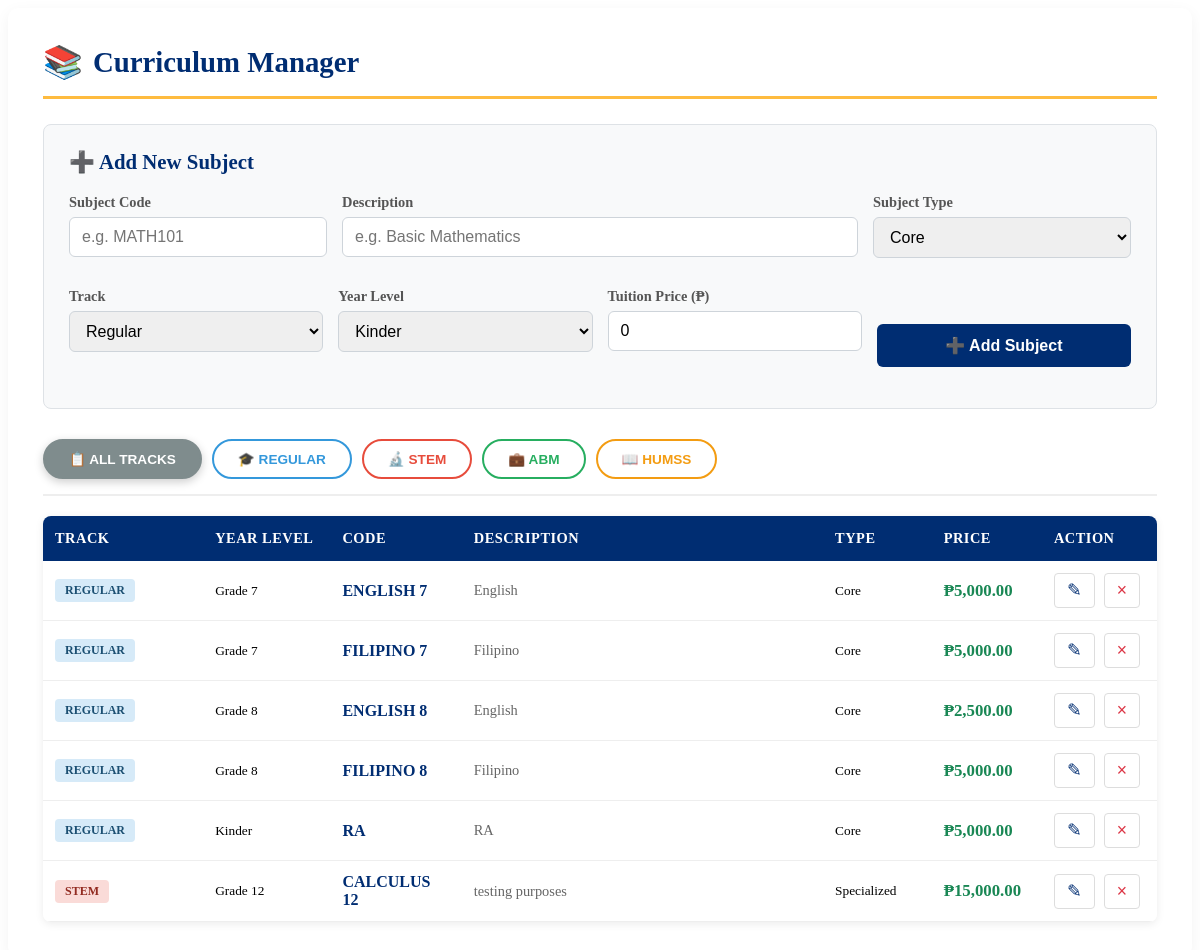
/admin/curriculum.php (signed in), run on the app's committed database.
### tables this page shows
CREATE TABLE `subjects` (
  `id` int(11) NOT NULL,
  `code` varchar(20) NOT NULL,
  `description` varchar(100) NOT NULL,
  `year_level` varchar(20) NOT NULL,
  `track` varchar(50) DEFAULT 'Regular',
  `type` enum('Core','Applied','Specialized') DEFAULT 'Core',
  `price` decimal(10,2) DEFAULT 0.00
);

### admin/curriculum.php (the view, shortened to what this page needs)
<?php
try {
    $pdo = new PDO("mysql:host=localhost;dbname=portal;charset=utf8mb4", "root", "");
    $pdo->setAttribute(PDO::ATTR_ERRMODE, PDO::ERRMODE_EXCEPTION);
} catch(PDOException $e) { die("DB Error"); }
$edit_mode = false; $curr = [];
$subjects = $pdo->query("SELECT * FROM subjects ORDER BY track, year_level, code ASC")->fetchAll(PDO::FETCH_ASSOC);
?>
<div class="form-card">
    <h2 class="page-title">Curriculum Manager</h2>
    <div class="form-section <?php echo $edit_mode ? 'edit-mode' : ''; ?>">
        <h3><?php echo $edit_mode ? '✏️ Edit Subject' : '➕ Add New Subject'; ?></h3>
        <form method="POST" onsubmit="event.preventDefault(); submitForm(this, 'curriculum.php');">
            <div class="form-grid-3">
                <div class="form-group">
                    <label>Subject Code</label>
                    <input type="text" name="code" value="<?php echo $curr['code']??''; ?>" placeholder="e.g. MATH101" required>
                </div>
                <div class="form-group">
                    <label>Description</label>
                    <input type="text" name="description" value="<?php echo $curr['description']??''; ?>" placeholder="e.g. Basic Mathematics" required>
                </div>
                <div class="form-group">
                    <label>Subject Type</label>
                    <select name="type">
                        <option <?php if(($curr['type']??'')=='Core') echo 'selected'; ?>>Core</option>
                    </select>
                </div>
            </div>
            <div class="form-grid-4">
                <div class="form-group">
                    <label>Track</label>
                    <select name="track">
                        <option <?php if(($curr['track']??'')=='Regular') echo 'selected'; ?>>Regular</option>
                    </select>
                </div>
                <div class="form-group">
                    <label>Year Level</label>
                    <select name="year_level">
                        <option <?php if(($curr['year_level']??'')=='Kinder') echo 'selected'; ?>>Kinder</option>
                    </select>
                </div>
                <div class="form-group">
                    <label>Tuition Price (₱)</label>
                    <input type="number" name="price" value="<?php echo $curr['price']??'0'; ?>" placeholder="0.00" step="0.01" required>
                </div>
                <div style="align-self:end;">
                    <button type="submit" class="btn-save">
                        <?php echo $edit_mode ? '💾 Save Changes' : '➕ Add Subject'; ?>
                    </button>
                </div>
            </div>
        </form>
    </div>
    <div class="filter-container">
        <button class="filter-btn filter-all active" onclick="filterTrack('all', this)">
            📋 All Tracks
        </button>
        <button class="filter-btn filter-regular" onclick="filterTrack('Regular', this)">
            🎓 Regular
        </button>
        <button class="filter-btn filter-stem" onclick="filterTrack('STEM', this)">
            🔬 STEM
        </button>
        <button class="filter-btn filter-abm" onclick="filterTrack('ABM', this)">
            💼 ABM
        </button>
        <button class="filter-btn filter-humss" onclick="filterTrack('HUMSS', this)">
            📖 HUMSS
        </button>
    </div>
    <div class="table-container">
        <table class="curr-table">
            <thead>
                <tr>
                    <th style="width:15%;">Track</th>
                    <th style="width:12%;">Year Level</th>
                    <th style="width:12%;">Code</th>
                    <th style="width:35%;">Description</th>
                    <th style="width:10%;">Type</th>
                    <th style="width:10%;">Price</th>
                    <th style="width:6%;">Action</th>
                </tr>
            </thead>
            <tbody id="subject-tbody">
                <?php if(empty($subjects)): ?>
                    <tr><td colspan="7" class="no-data">No subjects found. Add one above!</td></tr>
                <?php else: ?>
                    <?php foreach($subjects as $s): ?>
                    <tr data-track="<?php echo htmlspecialchars($s['track']); ?>">
                        <td>
                            <span class="track-badge badge-<?php echo strtolower($s['track']); ?>">
                                <?php echo htmlspecialchars($s['track']); ?>
                            </span>
                        </td>
                        <td><small><?php echo htmlspecialchars($s['year_level']); ?></small></td>
                        <td><span class="subject-code"><?php echo htmlspecialchars($s['code']); ?></span></td>
                        <td><span class="subject-desc"><?php echo htmlspecialchars($s['description']); ?></span></td>
                        <td><small><?php echo htmlspecialchars($s['type']); ?></small></td>
                        <td class="price-cell">₱<?php echo number_format($s['price'], 2); ?></td>
                        <td style="white-space:nowrap;">
                            <button class="action-btn edit" onclick="loadZone('curriculum.php?edit_id=<?php echo $s['id']; ?>')" title="Edit">✎</button>
                            <button class="action-btn delete" onclick="deleteSubject(<?php echo $s['id']; ?>)" title="Delete">×</button>
                        </td>
                    </tr>
                    <?php endforeach; ?>
                <?php endif; ?>
            </tbody>
        </table>
    </div>
</div>

### admin/curriculum.php (style rules this page uses)
.form-card { max-width: 1200px; margin: 0 auto; background: #fff; padding: 35px; border-radius: 10px; box-shadow: 0 4px 15px rgba(0,0,0,0.05); }
.page-title { color: #002D72; border-bottom: 3px solid #febb3f; padding-bottom: 15px; margin-top: 0; margin-bottom: 25px; font-size: 1.8rem; display: flex; align-items: center; gap: 10px; }
.page-title::before { content: "📚"; font-size: 2rem; }
.form-section { background: #f8f9fa; padding: 25px; border-radius: 8px; margin-bottom: 30px; border: 1px solid #dee2e6; transition: all 0.3s; }
.form-section h3 { margin-top: 0; margin-bottom: 20px; color: #002D72; font-size: 1.3rem; display: flex; align-items: center; gap: 8px; }
.form-group { margin-bottom: 15px; }
.form-group label { display: block; font-weight: 600; color: #555; margin-bottom: 6px; font-size: 0.9rem; }
.form-group input, .form-group select { width: 100%; padding: 10px 12px; border: 1px solid #ced4da; border-radius: 6px; font-size: 1rem; box-sizing: border-box; transition: border-color 0.2s, box-shadow 0.2s; }
.form-grid-3 { display: grid; grid-template-columns: 1fr 2fr 1fr; gap: 15px; margin-bottom: 15px; }
.form-grid-4 { display: grid; grid-template-columns: 1fr 1fr 1fr 1fr; gap: 15px; }
.btn-save { background: #002D72; color: white; padding: 12px 24px; border: none; border-radius: 6px; cursor: pointer; font-weight: 600; font-size: 1rem; transition: all 0.2s; width: 100%; }
.filter-container { display: flex; gap: 10px; margin-bottom: 20px; flex-wrap: wrap; padding-bottom: 15px; border-bottom: 2px solid #eee; }
.filter-btn { padding: 10px 24px; border: 2px solid #ccc; background: white; color: #555; border-radius: 25px; cursor: pointer; font-weight: 700; font-size: 0.85rem; transition: all 0.2s; text-transform: uppercase; }
.filter-btn.active { color: white; box-shadow: 0 3px 10px rgba(0,0,0,0.2); }
.filter-all { border-color: #7f8c8d; color: #7f8c8d; }
.filter-all:hover, .filter-all.active { background: #7f8c8d; color: white; border-color: #7f8c8d; }
.filter-regular { border-color: #3498db; color: #3498db; }
.filter-stem { border-color: #e74c3c; color: #e74c3c; }
.filter-abm { border-color: #27ae60; color: #27ae60; }
.filter-humss { border-color: #f39c12; color: #f39c12; }
.table-container { overflow-x: auto; border-radius: 8px; box-shadow: 0 2px 8px rgba(0,0,0,0.08); }
.curr-table { width: 100%; border-collapse: collapse; background: white; }
.curr-table thead tr { background: #002D72; color: white; }
.curr-table th { padding: 14px 12px; text-align: left; font-weight: 600; font-size: 0.9rem; text-transform: uppercase; letter-spacing: 0.5px; }
.curr-table td { padding: 12px; border-bottom: 1px solid #eee; }
.curr-table tbody tr { transition: background 0.2s; }
.track-badge { display: inline-block; padding: 4px 10px; border-radius: 4px; font-size: 0.75rem; font-weight: 700; text-transform: uppercase; }
.badge-regular { background: #d6eaf8; color: #1b4f72; }
.badge-stem { background: #fadbd8; color: #922b21; }
.subject-code { font-weight: bold; color: #002D72; font-size: 1rem; }
.subject-desc { color: #666; font-size: 0.9rem; }
.price-cell { color: #198754; font-weight: bold; font-size: 1.05rem; }
.action-btn { padding: 6px 12px; margin-right: 5px; border: 1px solid #ddd; background: white; border-radius: 4px; cursor: pointer; transition: all 0.2s; font-size: 1.1rem; }
.action-btn.edit { color: #002D72; }
.action-btn.delete { color: #dc3545; }

### data on the page
subjects: track "REGULAR", year_level "Grade 7", code "ENGLISH 7", description "English", type "Core", price "5,000.00"
subjects: track "REGULAR", year_level "Grade 7", code "FILIPINO 7", description "Filipino", type "Core", price "5,000.00"
subjects: track "REGULAR", year_level "Grade 8", code "ENGLISH 8", description "English", type "Core", price "2,500.00"
subjects: track "REGULAR", year_level "Grade 8", code "FILIPINO 8", description "Filipino", type "Core", price "5,000.00"
subjects: track "REGULAR", year_level "Kinder", code "RA", description "RA", type "Core", price "5,000.00"
subjects: track "STEM", year_level "Grade 12", code "CALCULUS 12", description "testing purposes", type "Specialized", price "15,000.00"
